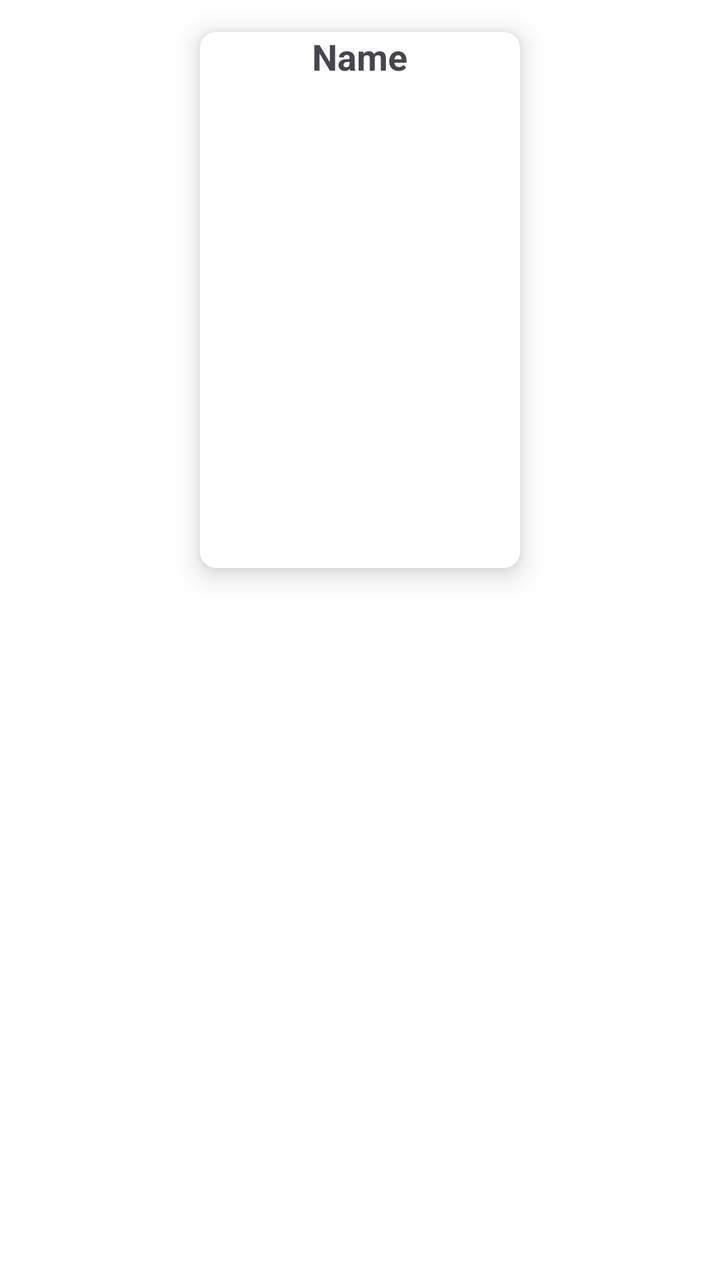
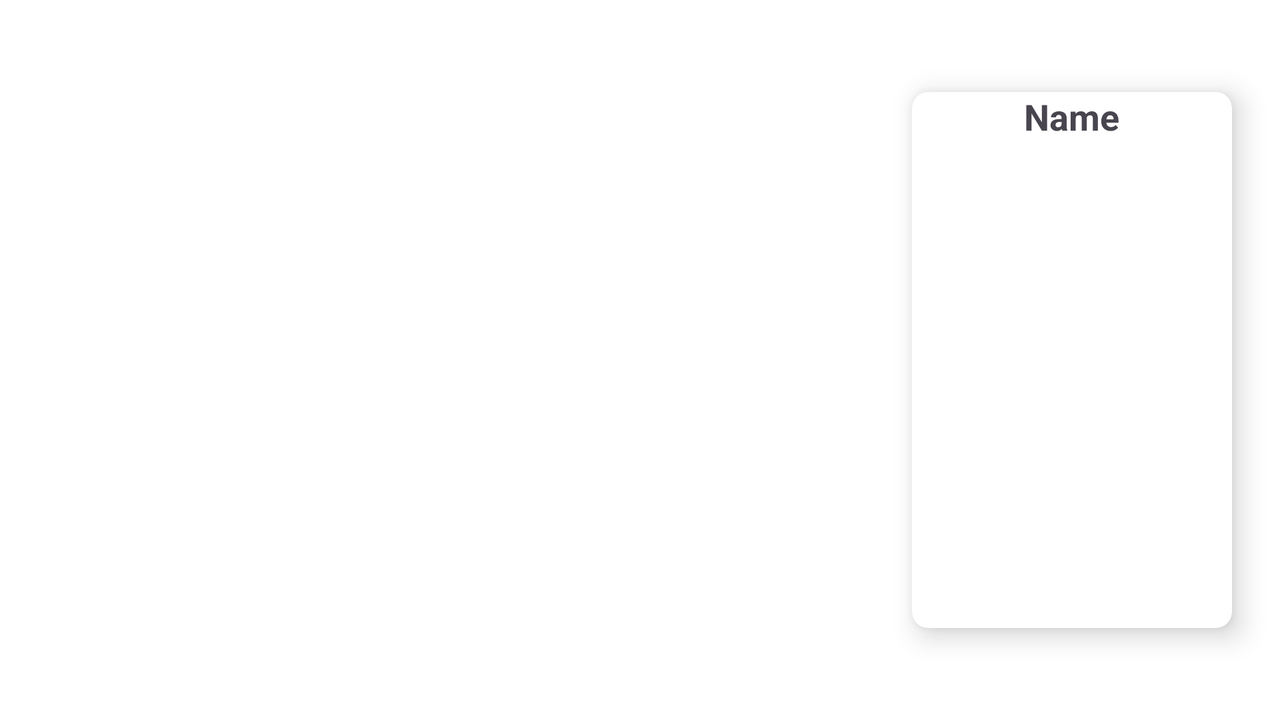

An Android layout and its configuration variant, each rendered on a device that would load it. The default file and the variant file are quoted in full after the pictures.
<!-- AndroidManifest.xml: application theme Theme.DZ16 -->
<!-- res/layout/fragment_details.xml -->
<?xml version="1.0" encoding="utf-8"?>
<androidx.constraintlayout.widget.ConstraintLayout

    xmlns:android="http://schemas.android.com/apk/res/android"
    xmlns:app="http://schemas.android.com/apk/res-auto"
    xmlns:tools="http://schemas.android.com/tools"
    android:layout_width="match_parent"
    android:layout_height="match_parent"
    android:background="@color/white"
    >

    <ImageView
        android:id="@+id/iv_background"
        android:layout_width="match_parent"
        android:layout_height="0dp"
        android:layout_marginBottom="-64dp"
        android:foreground="@drawable/gradient"
        android:scaleType="centerCrop"
        app:layout_constraintBottom_toTopOf="@+id/recycler_view"
        app:layout_constraintEnd_toEndOf="parent"
        app:layout_constraintStart_toStartOf="parent"
        app:layout_constraintTop_toTopOf="parent"
        tools:src="@tools:sample/avatars" />

    <androidx.cardview.widget.CardView
        android:id="@+id/cardView"
        android:layout_width="wrap_content"
        android:layout_height="wrap_content"
        android:layout_marginTop="16dp"
        app:cardCornerRadius="8dp"
        app:cardElevation="8dp"
        app:layout_constraintEnd_toEndOf="parent"
        app:layout_constraintStart_toStartOf="parent"
        app:layout_constraintTop_toTopOf="parent">

        <ImageView
            android:id="@+id/iv_details"
            android:layout_width="160dp"
            android:layout_height="240dp"
            android:layout_gravity="bottom|center_horizontal"
            android:layout_marginTop="28dp"
            tools:src="@tools:sample/avatars" />

        <TextView
            android:id="@+id/tv_Name_cardView"
            android:layout_width="wrap_content"
            android:layout_height="wrap_content"
            android:layout_gravity="center_horizontal"
            android:textSize="18sp"
            android:textStyle="bold"
            tools:text="Name" />


    </androidx.cardview.widget.CardView>

    <androidx.recyclerview.widget.RecyclerView
        android:id="@+id/recycler_view"
        android:layout_width="match_parent"
        android:layout_height="0dp"
        android:layout_marginHorizontal="18dp"
        android:layout_marginTop="16dp"
        android:clipToPadding="false"
        android:layoutAnimation="@anim/anim_recycler"
        android:paddingBottom="64dp"
        app:layoutManager="androidx.recyclerview.widget.LinearLayoutManager"
        app:layout_constraintBottom_toBottomOf="@+id/view"
        app:layout_constraintTop_toBottomOf="@+id/cardView"
        tools:layout_editor_absoluteX="18dp"
        tools:listitem="@layout/item_details" />

    <View
        android:id="@+id/view"
        android:layout_width="match_parent"
        android:layout_height="64dp"
        android:background="@drawable/gradient"
        app:layout_constraintBottom_toBottomOf="parent"
        app:layout_constraintEnd_toEndOf="parent"
        app:layout_constraintStart_toStartOf="parent" />

</androidx.constraintlayout.widget.ConstraintLayout>
<!-- resources referenced by this layout -->
<resources>
  <color name="white">#FFFFFFFF</color>
  <!-- drawable gradient (drawable) -->
  <?xml version="1.0" encoding="utf-8"?>
  <shape xmlns:android="http://schemas.android.com/apk/res/android"
      android:shape="rectangle">
      <gradient
          android:angle="90"
          android:startColor="@color/white" />
  
  </shape>
  <style name="Theme.DZ16" parent="Base.Theme.DZ16" />
  <style name="Base.Theme.DZ16" parent="Theme.Material3.Light.NoActionBar">
          
          
          <item name="colorPrimary">@color/grey</item>
      </style>
  <color name="grey">#535353</color>
</resources>
<!-- res/layout-land/fragment_details.xml (the repository's variant of the layout above) -->
<!-- drawn on the phone turned sideways -->
<?xml version="1.0" encoding="utf-8"?>
<androidx.constraintlayout.widget.ConstraintLayout

    xmlns:android="http://schemas.android.com/apk/res/android"
    xmlns:app="http://schemas.android.com/apk/res-auto"
    xmlns:tools="http://schemas.android.com/tools"
    android:layout_width="match_parent"
    android:layout_height="match_parent"
    android:background="@color/white">

    <ImageView
        android:id="@+id/iv_background"
        android:layout_width="0dp"
        android:layout_height="match_parent"
        android:foreground="@drawable/gradient_horizontal"
        android:scaleType="centerCrop"
        app:layout_constraintEnd_toEndOf="@id/guid_over_right"
        app:layout_constraintStart_toStartOf="@+id/guid_center"
        app:layout_constraintTop_toTopOf="parent"
        tools:src="@tools:sample/avatars" />

    <androidx.cardview.widget.CardView
        android:id="@+id/cardView"
        android:layout_width="wrap_content"
        android:layout_height="wrap_content"
        android:layout_marginHorizontal="24dp"
        app:cardCornerRadius="8dp"
        app:cardElevation="8dp"
        app:layout_constraintBottom_toBottomOf="parent"
        app:layout_constraintEnd_toEndOf="parent"
        app:layout_constraintTop_toTopOf="parent">

        <ImageView
            android:id="@+id/iv_details"
            android:layout_width="160dp"
            android:layout_height="240dp"
            android:layout_marginTop="28dp"
            tools:src="@tools:sample/avatars" />

        <TextView
            android:id="@+id/tv_Name_cardView"
            android:layout_width="wrap_content"
            android:layout_height="wrap_content"
            android:layout_gravity="center_horizontal"
            android:textSize="18sp"
            android:textStyle="bold"
            tools:text="Name" />


    </androidx.cardview.widget.CardView>

    <androidx.recyclerview.widget.RecyclerView
        android:id="@+id/recycler_view"
        android:layout_width="0dp"
        android:layout_height="0dp"
        android:clipToPadding="false"
        android:layout_marginHorizontal="24dp"
        android:layoutAnimation="@anim/anim_recycler"
        android:paddingVertical="64dp"
        app:layoutManager="androidx.recyclerview.widget.LinearLayoutManager"
        app:layout_constraintBottom_toBottomOf="parent"
        app:layout_constraintEnd_toStartOf="@+id/cardView"
        app:layout_constraintStart_toStartOf="parent"
        app:layout_constraintTop_toTopOf="parent"
        tools:listitem="@layout/item_details" />

    <View
        android:id="@+id/view"
        android:layout_width="match_parent"
        android:layout_height="64dp"
        android:background="@drawable/gradient"
        app:layout_constraintBottom_toBottomOf="parent"
        app:layout_constraintEnd_toEndOf="parent"
        app:layout_constraintStart_toStartOf="parent" />

    <androidx.constraintlayout.widget.Guideline
        android:id="@+id/guid_over_right"
        android:layout_width="wrap_content"
        android:layout_height="wrap_content"
        android:orientation="vertical"
        app:layout_constraintGuide_percent="1.5" />
    <androidx.constraintlayout.widget.Guideline
        android:id="@+id/guid_center"
        android:layout_width="wrap_content"
        android:layout_height="wrap_content"
        android:orientation="vertical"
        app:layout_constraintGuide_percent="0.5" />

</androidx.constraintlayout.widget.ConstraintLayout>
<!-- resources referenced by the variant -->
<!-- as the phone turned sideways resolves them -->
<resources>
  <color name="white">#FFFFFFFF</color>
  <!-- drawable gradient (drawable) -->
  <?xml version="1.0" encoding="utf-8"?>
  <shape xmlns:android="http://schemas.android.com/apk/res/android"
      android:shape="rectangle">
      <gradient
          android:angle="90"
          android:startColor="@color/white" />
  
  </shape>
  <!-- drawable gradient_horizontal (drawable) -->
  <?xml version="1.0" encoding="utf-8"?>
  <shape xmlns:android="http://schemas.android.com/apk/res/android"
      android:shape="rectangle">
      <gradient
  
          android:startColor="@color/white" />
  
  </shape>
  <style name="Theme.DZ16" parent="Base.Theme.DZ16" />
  <style name="Base.Theme.DZ16" parent="Theme.Material3.Light.NoActionBar">
          
          
          <item name="colorPrimary">@color/grey</item>
      </style>
  <color name="grey">#535353</color>
</resources>
